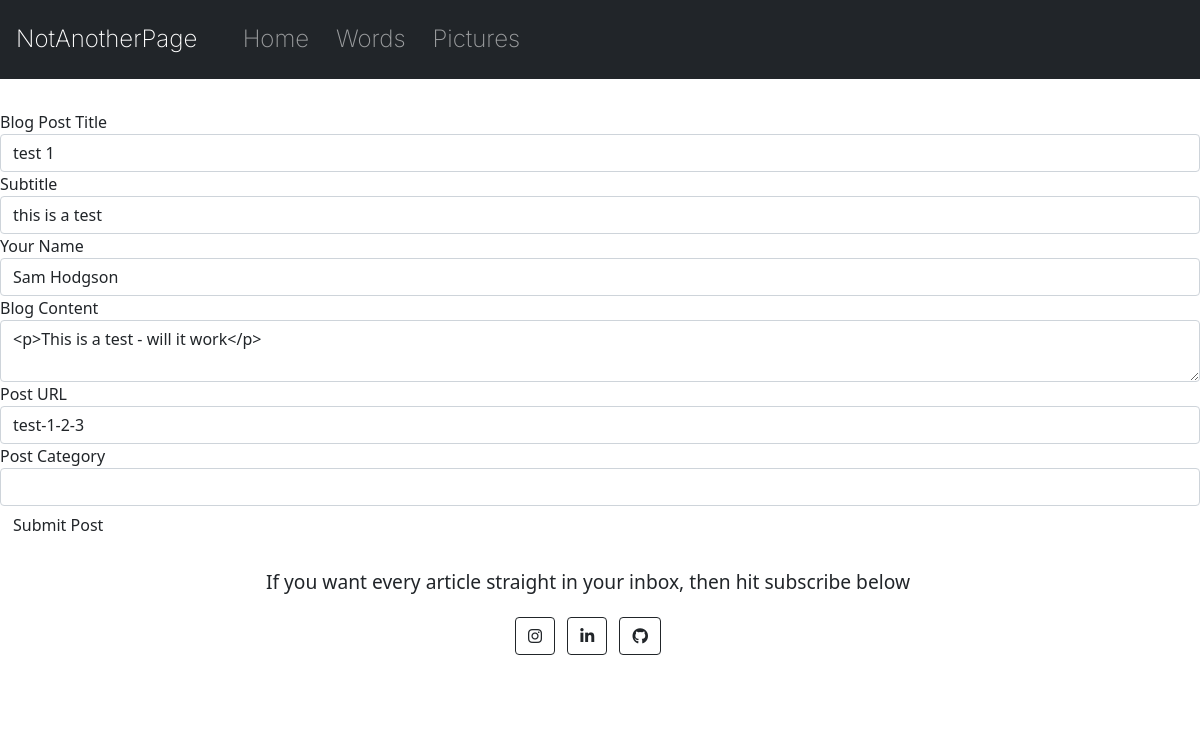
/edit-post/1 (signed in), run on the app's committed database.
### main.py (models this page shows)
class Post(db.Model):
    id = db.Column(db.Integer, primary_key=True)
    title = db.Column(db.String(250), unique=True, nullable=False)
    subtitle = db.Column(db.String(250), nullable=False)
    date = db.Column(db.String(250), nullable=False)
    body = db.Column(db.Text, nullable=False)
    author = db.Column(db.String(250), nullable=False)
    post_url = db.Column(db.String(250), nullable=False, unique=True)
    category = db.Column(db.Integer, db.ForeignKey('category.id'))

### main.py (the view, shortened to what this page needs)
@app.route("/edit-post/<int:post_id>", methods=["GET", "POST"])
@login_required
def edit_post(post_id):
    post = Post.query.get(post_id)
    edit_form = BlogSubmission(
        title=post.title,
        subtitle=post.subtitle,
        author=post.author,
        body=post.body,
        post_url=post.post_url
    )
    return render_template("create.html", form=edit_form, is_edit=True)

### main.py
class BlogSubmission(FlaskForm):
    title = StringField("Blog Post Title", validators=[DataRequired()])
    subtitle = StringField("Subtitle", validators=[DataRequired()])
    author = StringField("Your Name", validators=[DataRequired()])
    body = CKEditorField("Blog Content", validators=[DataRequired()])
    post_url = StringField("Post URL")
    category = StringField("Post Category")
    submit = SubmitField("Submit Post")

### main.py (called while the page is built)
def login_required(fn):
    @functools.wraps(fn)
    def inner(*args, **kwargs):
        if session.get('logged_in'):
            return fn(*args, **kwargs)
        return redirect(url_for('login', next=request.path))
    return inner

### templates/create.html (shortened to what this page needs)
{% extends 'base.html' %}
{% import 'bootstrap/wtf.html' as wtf %}
{% block content %}
  {{ wtf.quick_form(form) }}
{% endblock %}

### static/styles.css (style rules this page uses)
.main { margin-top: 50px; }

### data on the page
Post: title "test 1", subtitle "this is a test", author "Sam Hodgson", body "<p>This is a test - will it work</p>", post_url "test-1-2-3"
